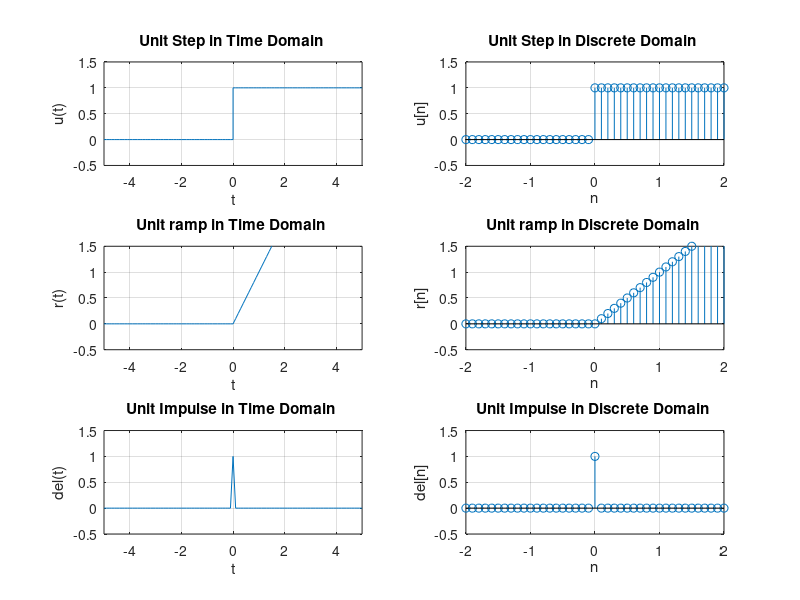

This figure's MATLAB source:

clc
close all
clear all
t= -5:0.1:5;
l=length(t);

%Unit Step
for i=1:l
    if t(i)<0
        u(i)=0;
    else
        u(i)=1;
    end
end
subplot(321);
stairs(t,u);
xlabel("t")
ylabel("u(t)")
axis([-5 5 -0.5 1.5]);
grid on;
title("Unit Step in Time Domain ");
subplot(322);
stem(t,u);
title("Unit Step in Discrete Domain ");
xlabel("n")
ylabel("u[n]")
axis([-2 2 -0.5 1.5]);
grid on;

%Unit Ramp
for i=1:l
    if t(i)<=0
        r(i)=0;
    else
        r(i)=t(i);
    end
end
subplot(323);
plot(t,r);
xlabel("t")
ylabel("r(t)")
axis([-5 5 -0.5 1.5]);
grid on;
title("Unit ramp in Time Domain ");
subplot(324);
stem(t,r);
title("Unit ramp in Discrete Domain ");
xlabel("n")
ylabel("r[n]")
axis([-2 2 -0.5 1.5]);
grid on;

%Unit Impulse
for i=1:l
    if t(i)<0  
        del(i)=0;
    elseif t(i)>0
            del(i)=0;
    else
       del(i)=1;
    end
end
subplot(325);
plot(t,del);
xlabel("t")
ylabel("del(t)")
axis([-5 5 -0.5 1.5]);
grid on;
title("Unit Impulse in Time Domain ");
subplot(326);
stem(t,del);
title("Unit Impulse in Discrete Domain ");
xlabel("n")
ylabel("del[n]")
axis([-2 2 -0.5 1.5]);
grid on;

